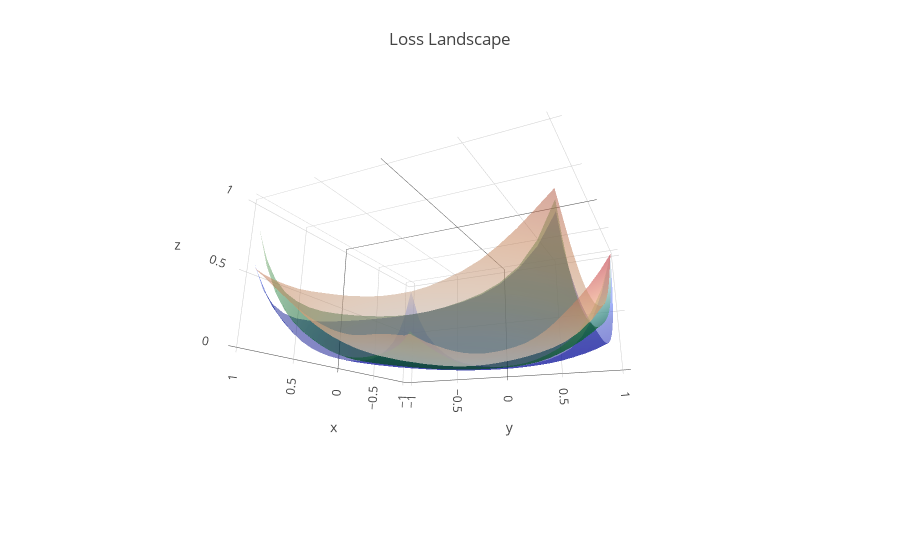
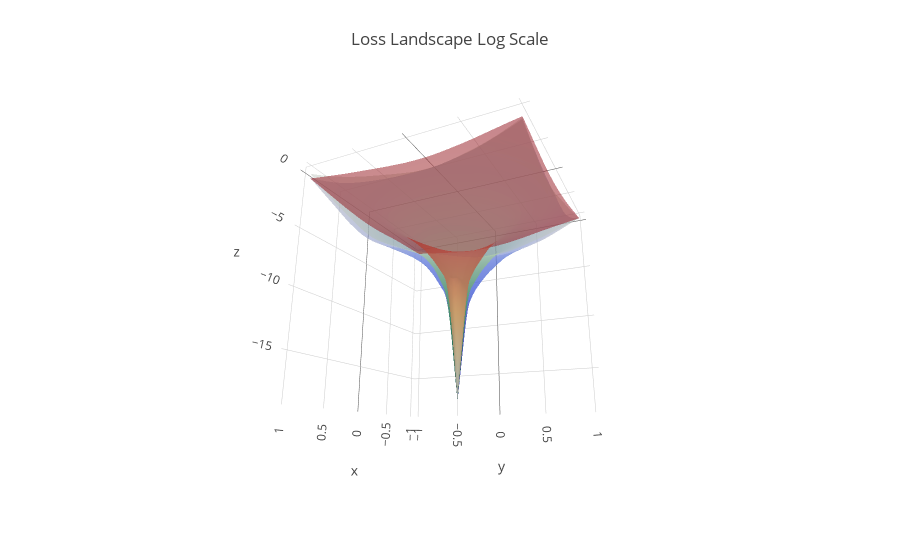

Source (notebook cell) for these figures, in order:
### Code cell
numebr_of_points = 21 ; small_range = -1.0 ; large_range =  1.0
xcoordinates = np.linspace(small_range, large_range, num=numebr_of_points) 
ycoordinates = np.linspace(small_range, large_range, num=numebr_of_points) 
xcoord_mesh, ycoord_mesh = np.meshgrid(xcoordinates, ycoordinates)

data = [
    go.Surface(
        x=xcoord_mesh,y=ycoord_mesh,z=a_loss_list_1,colorscale='Blues',opacity=0.5,showscale=False
    ),
    
    go.Surface(
        x=xcoord_mesh,y=ycoord_mesh,z=b_loss_list_1,colorscale='Greens',opacity=0.5,showscale=False
    ),
    
    go.Surface(
        x=xcoord_mesh,y=ycoord_mesh,z=c_loss_list_1,colorscale='Reds',opacity=0.5,showscale=False
    )
]
layout = go.Layout(title='Loss Landscape',autosize=True,scene=dict(camera=dict(eye=dict(x=1.87, y=0.88, z=-0.64))),margin=dict(l=65,r=50,b=65,t=90))
fig    = go.Figure(data=data,layout=layout); iplot(fig); plt.show()

data = [
    go.Surface(
        x=xcoord_mesh,y=ycoord_mesh,z=np.log(a_loss_list_1),colorscale='Blues',opacity=0.5,showscale=False
    ),
    
    go.Surface(
        x=xcoord_mesh,y=ycoord_mesh,z=np.log(b_loss_list_1),colorscale='Greens',opacity=0.5,showscale=False
    ),
    
    go.Surface(
        x=xcoord_mesh,y=ycoord_mesh,z=np.log(c_loss_list_1),colorscale='Reds',opacity=0.5,showscale=False
    )
]
layout = go.Layout(title='Loss Landscape Log Scale',autosize=True,scene=dict(camera=dict(eye=dict(x=1.87, y=0.88, z=-0.64))),margin=dict(l=65,r=50,b=65,t=90))
fig    = go.Figure(data=data,layout=layout); iplot(fig); plt.show()

### Figure 1 — Plotly figure (JSON) as saved in the notebook; plotly's stock layout.template omitted (floating-point values rounded to 4 significant figures; data arrays with more than 128 entries replaced by an {"elided": "..."} marker saying what was removed)
{"data": [{"colorscale": "Blues", "opacity": 0.5, "showscale": false, "type": "surface", "uid": "a4716044-274a-47be-923a-d3445ca32c63", "x": {"elided": "21x21 float values"}, "y": {"elided": "21x21 float values"}, "z": {"elided": "21x21 float values"}}, {"colorscale": "Greens", "opacity": 0.5, "showscale": false, "type": "surface", "uid": "63cca555-cf61-434c-aea2-a1930d013112", "x": {"elided": "21x21 float values"}, "y": {"elided": "21x21 float values"}, "z": {"elided": "21x21 float values"}}, {"colorscale": "Reds", "opacity": 0.5, "showscale": false, "type": "surface", "uid": "f642351d-9f81-4475-a832-03663692dca2", "x": {"elided": "21x21 float values"}, "y": {"elided": "21x21 float values"}, "z": {"elided": "21x21 float values"}}], "layout": {"autosize": true, "margin": {"b": 65, "l": 65, "r": 50, "t": 90}, "scene": {"camera": {"eye": {"x": 1.87, "y": 0.88, "z": -0.64}}}, "title": "Loss Landscape"}}

### Figure 2 — Plotly figure (JSON) as saved in the notebook; plotly's stock layout.template omitted (floating-point values rounded to 4 significant figures; data arrays with more than 128 entries replaced by an {"elided": "..."} marker saying what was removed)
{"data": [{"colorscale": "Blues", "opacity": 0.5, "showscale": false, "type": "surface", "uid": "f3d671fa-f16a-4e7a-83a8-7011e0016da3", "x": {"elided": "21x21 float values"}, "y": {"elided": "21x21 float values"}, "z": {"elided": "21x21 float values"}}, {"colorscale": "Greens", "opacity": 0.5, "showscale": false, "type": "surface", "uid": "15afea83-842c-494a-8097-c8dd83cb9469", "x": {"elided": "21x21 float values"}, "y": {"elided": "21x21 float values"}, "z": {"elided": "21x21 float values"}}, {"colorscale": "Reds", "opacity": 0.5, "showscale": false, "type": "surface", "uid": "29a3502d-ad4e-422a-a0a4-823f07745209", "x": {"elided": "21x21 float values"}, "y": {"elided": "21x21 float values"}, "z": {"elided": "21x21 float values"}}], "layout": {"autosize": true, "margin": {"b": 65, "l": 65, "r": 50, "t": 90}, "scene": {"camera": {"eye": {"x": 1.87, "y": 0.88, "z": -0.64}}}, "title": "Loss Landscape Log Scale"}}
